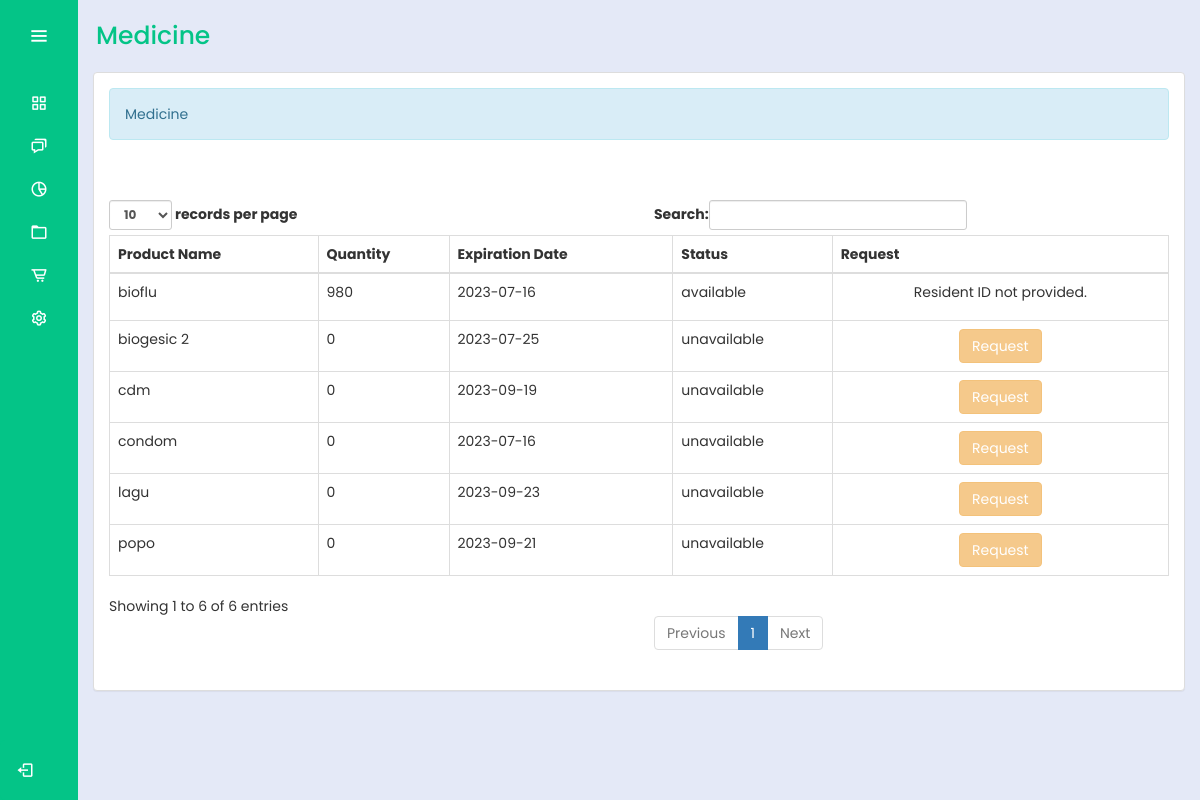
Page /bhw/add_med_res.php (signed in) on the earlier database version.
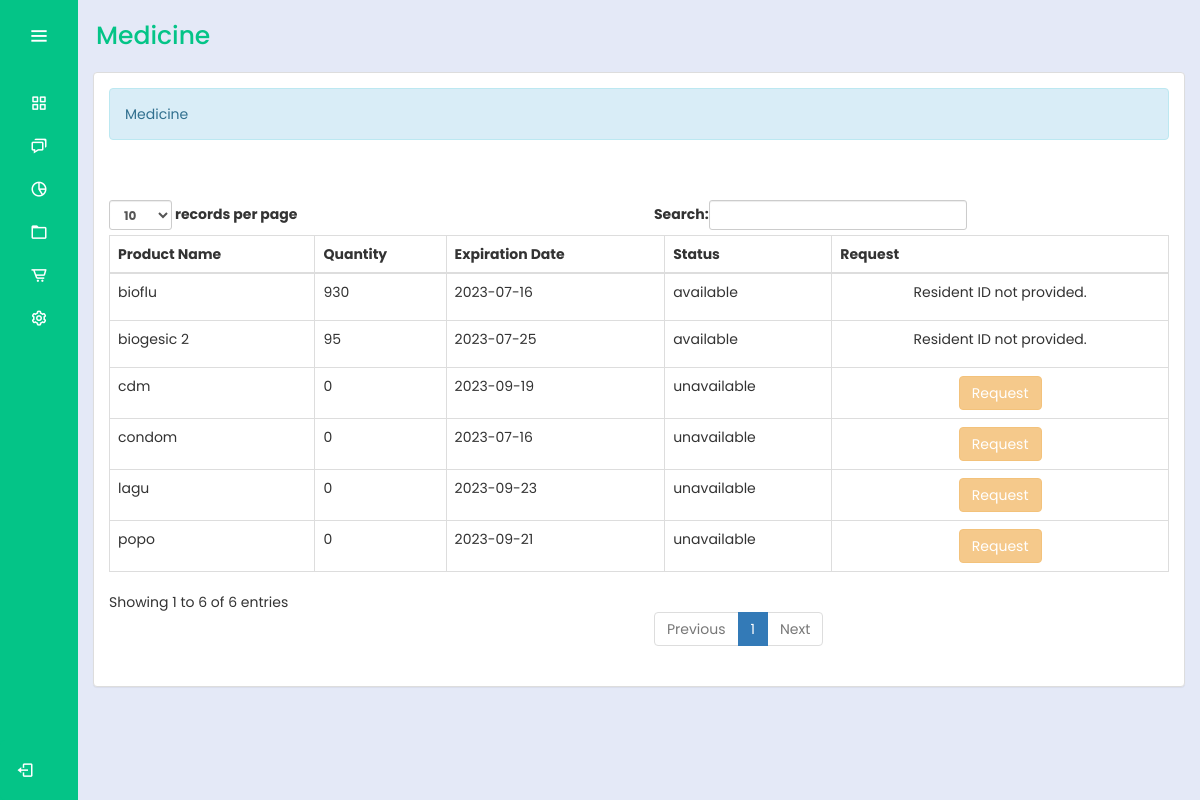
Same page on the later database version.
### tables this page shows
CREATE TABLE `medicines` (
  `productId` int(30) NOT NULL,
  `productName` varchar(100) NOT NULL,
  `quantity1` int(10) NOT NULL,
  `total` int(10) NOT NULL,
  `expDate` date NOT NULL,
  `status` varchar(100) NOT NULL,
  `action` varchar(100) NOT NULL
);

### bhw/add_med_res.php (the view, shortened to what this page needs)
<?php
@include "../connection/connect.php";
if(isset($_SESSION['user_data'])){
?>
<!DOCTYPE html>
<html lang="en">
<head>
  <link rel="stylesheet" href="../cssmainmenu/style.css">
  <link href='https://unpkg.com/boxicons@2.1.4/css/boxicons.min.css' rel='stylesheet'>
  <link rel = "stylesheet" type = "text/css" href = "../css/bootstrap.css " />
  <link rel = "stylesheet" type = "text/css" href = "../css/style.css" />
</head>
<body>
  <div class="sidebar">
    <div class="logo_details">
      <i class="bx bx-menu" id="btn"></i>
    </div>
    <ul class="nav-list">
      <li>
        <a href="homemedd.php">
          <i class="bx bx-grid-alt"></i>
        </a>
      </li>
      <li>
        <a href="../logout.php">
          <i class="bx bx-chat"></i>
        </a>
      </li>
      <li>
        <a href="#">
          <i class="bx bx-pie-chart-alt-2"></i>
        </a>
      </li>
      <li>
        <a href="userRecMed.php">
          <i class="bx bx-folder"></i>
        </a>
      </li>
      <li>
        <a href="medicinee.php">
          <i class="bx bx-cart-alt"></i>
        </a>
      </li>
      <li>
        <a href="#">
          <i class="bx bx-cog"></i>
        </a>
      </li>
      <li class="profile">
  <div class="profile_details">
    <div class="profile_content">
    <div class="name"><?php echo $_SESSION['user_data']['name']; ?></div>
    </div>
  </div>
  <a href="../logout.php" id="log_out">
    <i class="bx bx-log-out"></i>
  </a>
  </li>
    </ul>
  </div>
  <section class="home-section">
  <div class="text">Medicine</div>
    <div class="container-fluid">
      <div class="panel panel-default">
        <div class="panel-body">
          <div class="alert alert-info">Medicine</div>
           <br /> <br />
<table id="table" class="table table-bordered">
    <thead>
        <tr>
            <th>Product Name</th>
            <th>Quantity</th>
            <th>Expiration Date</th>
            <th>Status</th>
            <th>Request</th>
        </tr>
    </thead>
    <tbody>
    <?php
$query = $conn->query("SELECT * FROM medicines") or die(mysqli_error());
while ($fetch = $query->fetch_array()) {
    $status = ($fetch['total'] == 0) ? 'unavailable' : $fetch['status'];
?>
<tr>
    <td><?php echo $fetch['productName'] ?></td>
    <td><?php echo $fetch['total'] ?></td>
    <td><?php echo $fetch['expDate'] ?></td>
    <td><?php echo $status ?></td>
    <td>
        <center>
            <?php if ($status == 'unavailable' || $fetch['total'] == 0): ?>
                <button class="btn btn-warning" disabled>Request</button>
            <?php else: ?>
              <?php
              if (isset($_GET['residentId'])) {
                $residentId = $_GET['residentId'];
                echo '<a class="btn btn-warning" href="med_request_add.php?residentId=' . $residentId . '&productName=' . urlencode($fetch['productName']) . '"> Request</a>';
               } else {
                echo '<p>Resident ID not provided.</p>';
            }
            ?>
            <?php endif; ?>
        </center>
    </td>
</tr>
<?php
}
?>
    </tbody>
</table>
        </div>
      </div>
    </div>
  </section>
</body>
</html>
<?php
}
else{
	header("Location:.././index.php?error=UnAuthorized Access");
}

Differences in the rows shown:
changed medicines "biogesic 2": total "0" → "95"; status "unavailable" → "available"; total "Request" → "Resident ID not provided."
changed medicines "bioflu": total "980" → "930"
